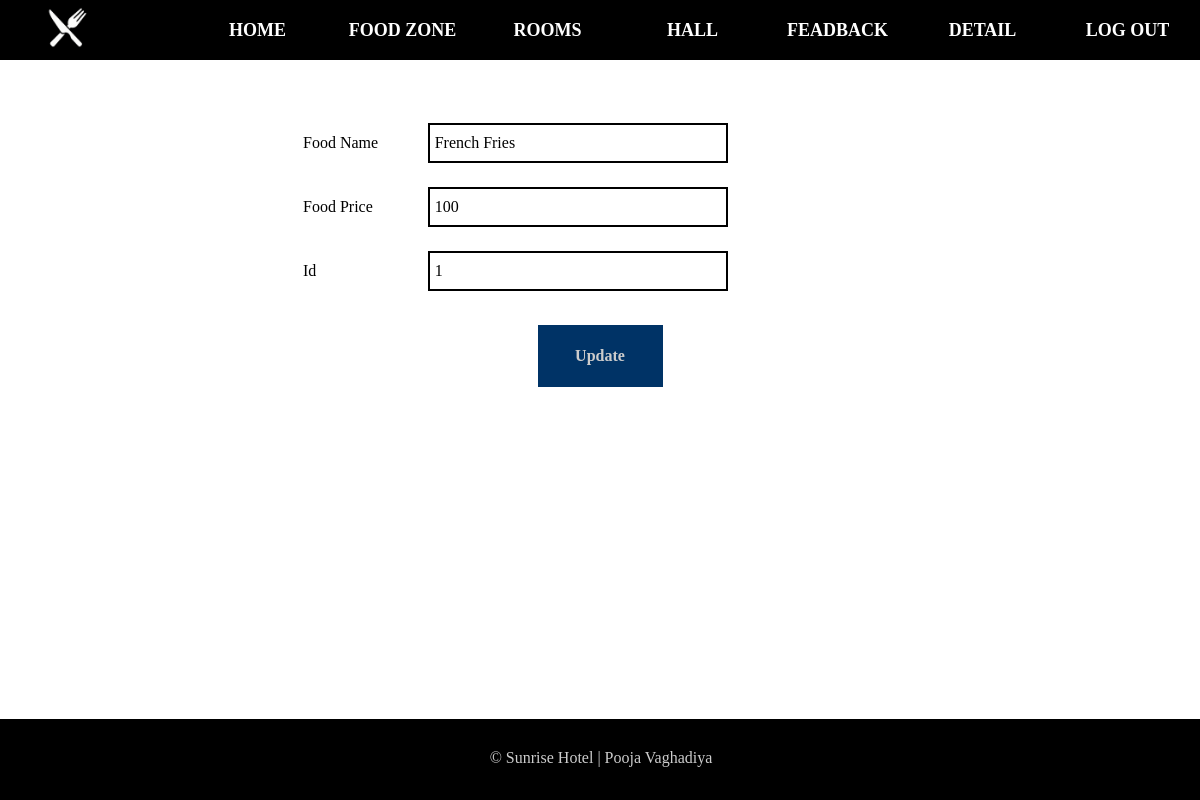
/Admin/FoodItem_Edit.php?Edit=1, run on the app's committed database.
### tables this page shows
CREATE TABLE IF NOT EXISTS `food_category` (
  `fid` int(11) NOT NULL AUTO_INCREMENT,
  `fname` varchar(50) NOT NULL,
  `price` int(11) NOT NULL,
  `id` int(11) NOT NULL,
  UNIQUE KEY `fid` (`fid`)
);

### Admin/FoodItem_Edit.php (the view, shortened to what this page needs)
<?php
	require("Header_Admin.php");
	$id=$_GET['Edit'];
	$query="select * from food_category where fid=".$id;
	$rs=$conn->query($query);
	$count=mysqli_num_rows($rs);
	if($count>0)
	{
		$row=$rs->fetch_array();
?>
<form action="FoodItem_Update.php"  method="post">
	<table align="center" width="50%" class="dispform">
<tr>
		<td>Food Name</td>
		<td>
			<input type="text" name="food_nm" value="<?php echo $row['fname']; ?>" />
		</td>
	</tr>
	<tr>
		<td>Food Price</td>
		<td>
			<input type="text" name="price" value="<?php echo $row['price']; ?>" />
		</td>
	</tr>
    <tr>
		<td>Id</td>
		<td>
			<input type="text" name="id" value="<?php echo $row['id']; ?>" />
		</td>
	</tr>
	<tr>
		<td colspan="5" align="center">
			<input type="submit" name="submit" value="Update" />
		</td>
	</tr>
</table>
<?php
	}
	require("Footer_Admin.php");
?>

### src/Style.css (style rules this page uses)
input[type="submit"] { color:#CCC; background-color:#036; width:125px; font-weight:bold; text-align:center; font-family:Book Antiqua; line-height:60px; font-size:16px; border:none; margin:20px 4px 20px 4px; }
.dispform input[type="text"] { border:none; border:2px solid #000; background:transparent; margin:5px 5px 5px 5px; padding:5px 5px 5px 5px; outline:none; height:40px; width:300px; font-family:Book Antiqua; color:#000; font-size:16px; }
.dispform { margin-top:50px; line-height:60px; }

### data on the page
food_category: food_nm "French Fries", price "100", id "1"
